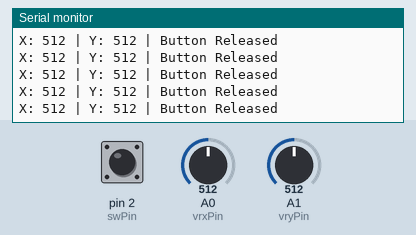
The sketch below on a simulated Arduino Uno, built with avr-gcc and run on an emulated ATmega328P. On the bench: the last lines printed to the serial monitor. The inputs (shaded band) are chosen by the test bench; at power-on: pin 2 (swPin) LOW, A0 (vrxPin) = 512, A1 (vryPin) = 512.

Above: at 1.2 s.
1.3 s: pin 2 (swPin) pulled HIGH for 0.25 s
At 1.56 s:
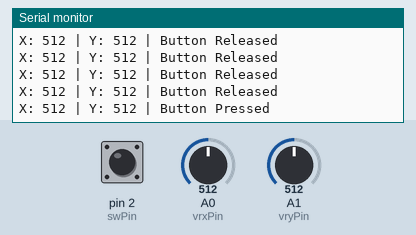
3.0 s: A0 (vrxPin) set to 716
At 3.17 s:
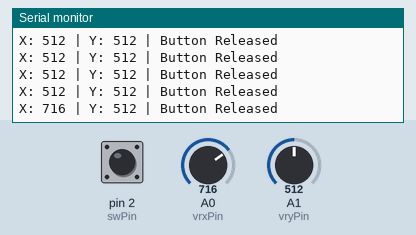
4.5 s: A1 (vryPin) set to 716
At 4.57 s:
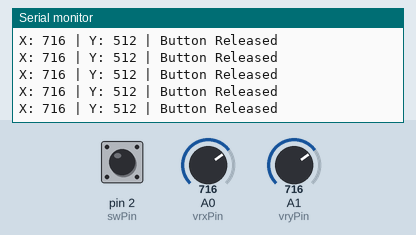
6.0 s: pin 2 (swPin) pulled HIGH for 1 s
At 6.18 s:
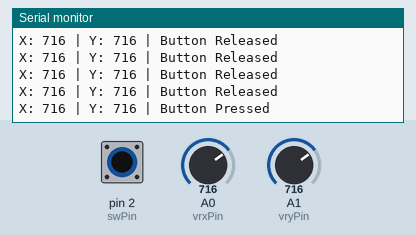
8.5 s: A0 (vrxPin) set to 900
At 8.59 s:
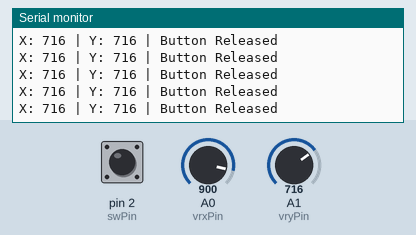
10.0 s: A1 (vryPin) set to 900
At 10.19 s:
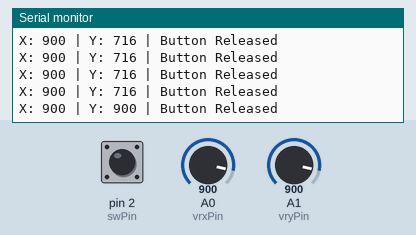
Timing chart, 0 to 12.5 s (numbered marks = the images above; inputs shaded):
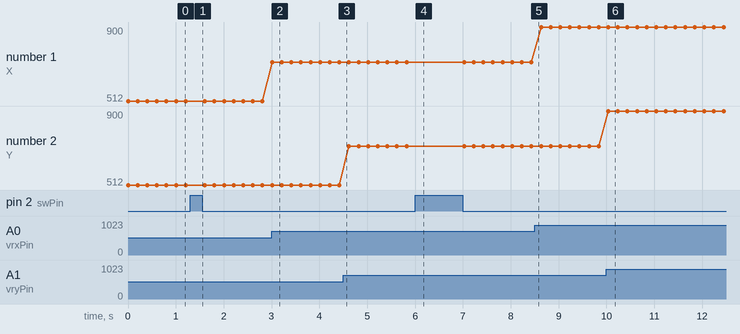

Measured:
- after the input at 1.3 s, the serial monitor: prints a new line after 0.11 s (image 1)
- after the input at 3.0 s, the serial monitor: prints a new line at once (image 2)
- after the input at 6.0 s, the serial monitor: prints a new line at once (image 4)
- after the input at 10.0 s, the serial monitor: prints a new line at once (image 6)
- plotted number 1: 512 → 716 after the input at 3.0 s, 716 → 900 after the input at 8.5 s

The sketch:

Bai_6.2.ino
```cpp
int vrxPin = A0;  // Chân VRx của joystick kết nối với A0 (chân HERZ)
int vryPin = A1;  // Chân VRy của joystick kết nối với A1 (chân VERT)
int swPin = 2;    // Chân SW của joystick kết nối với chân D2 (chân SEL)

int xValue = 0;
int yValue = 0;
int swState = 0;

void setup() {
  Serial.begin(9600);
  pinMode(swPin, INPUT);
}

void loop() {
  xValue = analogRead(vrxPin);
  yValue = analogRead(vryPin);

  swState = digitalRead(swPin);

  Serial.print("X: ");
  Serial.print(xValue);
  Serial.print(" | Y: ");
  Serial.print(yValue);

  if (swState == HIGH) {
    Serial.println(" | Button Pressed");
  } else {
    Serial.println(" | Button Released");
  }

  delay(200);
}
```
